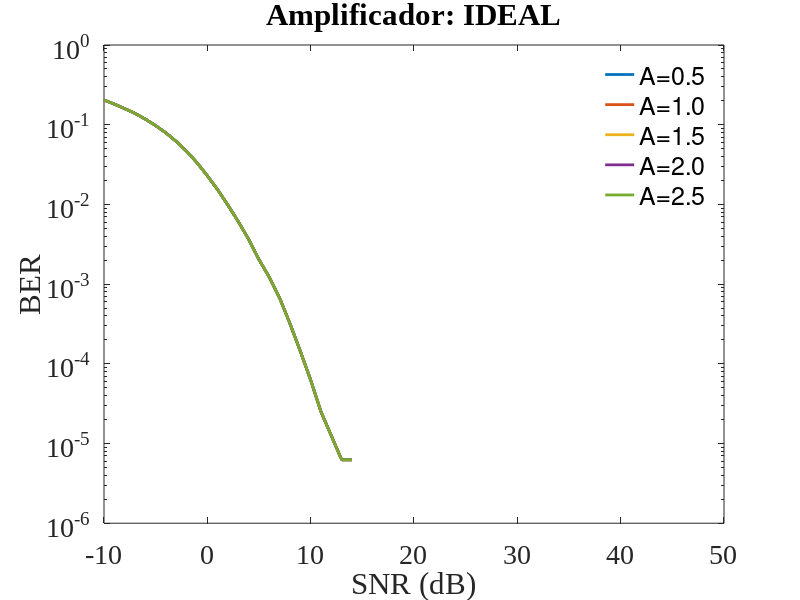
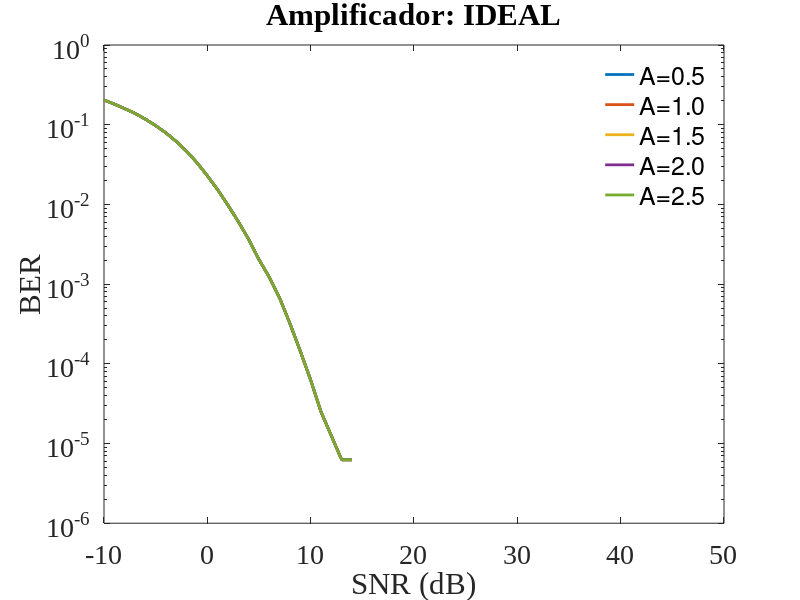
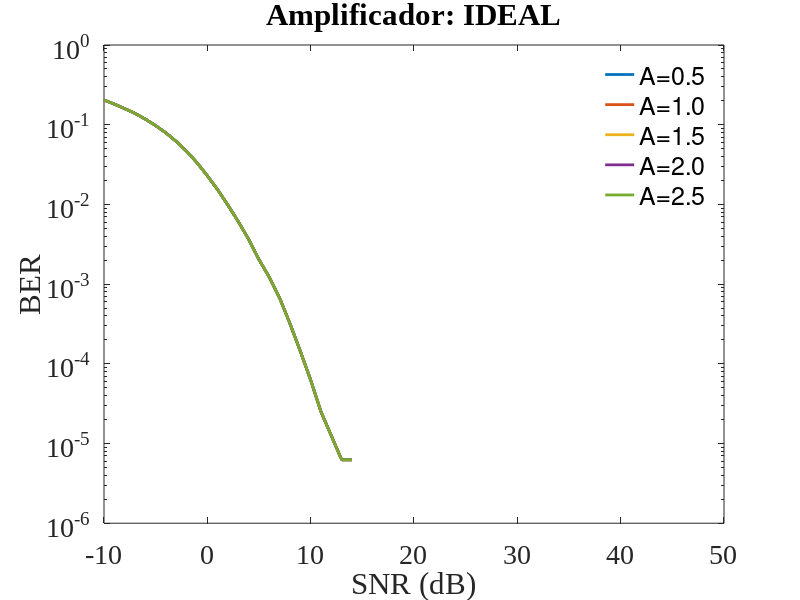
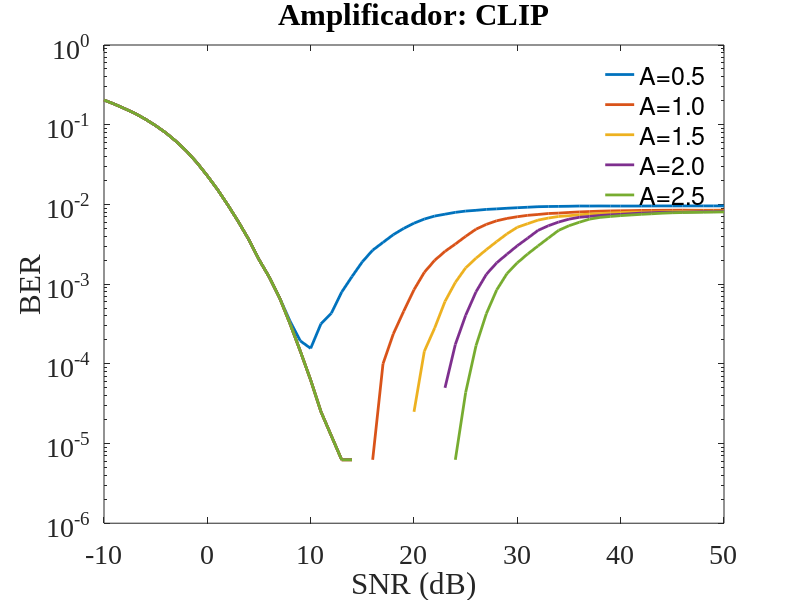

The MATLAB source for these figures, in order:
% ####################################################################### %
%% PARÂMETROS DE PLOTAGEM
% ####################################################################### %

load('ber_mf.mat');

linewidth  = 2;
fontname   = 'Times New Roman';
fontsize   = 20;
markersize = 10;

colors = [0.0000 0.0000 0.0000;
          0.0000 0.4470 0.7410;
          0.8500 0.3250 0.0980;
          0.9290 0.6940 0.1250;
          0.4940 0.1840 0.5560;
          0.4660 0.6740 0.1880;
          0.3010 0.7450 0.9330;
          0.6350 0.0780 0.1840];

savefig = 1;
addpath('./functions/');
root_save = ['C:\Users\joaov_zm1q2wh\OneDrive\Code\github\tcc\scripts\images\'];

precoder_type = 'MF';
amplifiers_type = {'IDEAL', 'CLIP', 'TWT', 'SS'};
A0 = [0.5, 1.0, 1.5, 2.0, 2.5];

% ####################################################################### %
%% PLOT
% ####################################################################### %

for amp_idx = 1:N_AMP
    figure;
    set(gcf, 'position', [0 0 800 600]);
    
    for a_idx = 1:N_A0
        semilogy(SNR, mean(BER(:,:,amp_idx,a_idx),1), 'LineWidth', linewidth, 'MarkerSize', markersize, 'Color', colors(a_idx+1,:));
        hold on;
    end

    xlabel('SNR (dB)', 'FontName', fontname, 'FontSize', fontsize);
    ylabel('BER', 'FontName', fontname, 'FontSize', fontsize);
    title(sprintf('Amplificador: %s', amplifiers_type{amp_idx}), 'FontName', fontname, 'FontSize', fontsize);
    
    legend(arrayfun(@(a) sprintf('A=%.1f', a), A0, 'UniformOutput', false), ...
           'Location', 'northeast', 'FontSize', fontsize);
    legend box off;
    
    set(gca, 'FontName', fontname, 'FontSize', fontsize);

    graph_name = sprintf('BER_%s_%s.fig', precoder_type, amplifiers_type{amp_idx});
    
    if savefig == 1
        saveas(gcf,[root_save graph_name],'fig');
        saveas(gcf,[root_save graph_name],'png');
        saveas(gcf,[root_save graph_name],'epsc2');
    end
end